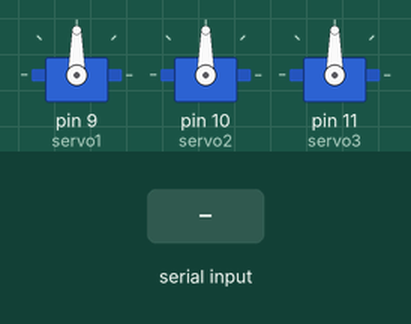
Recording of a sketch running on a simulated Arduino Uno, built with avr-gcc and run on an emulated ATmega328P. On the bench: 3 × servo. Inputs (shaded band) come from the test bench.

Above: at 1.2 s.
1.3 s: "90,45,200\n" received over Serial
At 1.7 s:
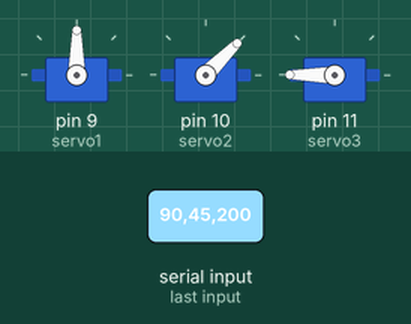
2.8 s: "30,150,10\n" received over Serial
At 4.0 s:
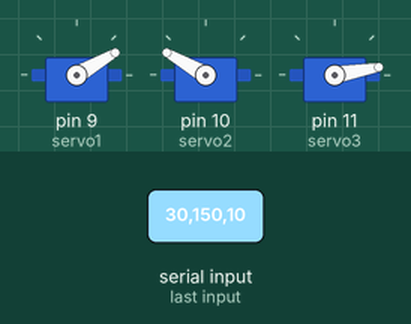
4.3 s: "90,45\n" received over Serial
At 5.0 s:
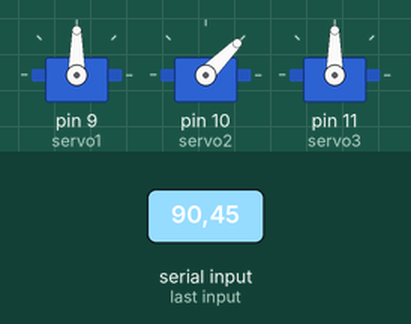
5.8 s: "30,150\n" received over Serial
At 6.2 s:
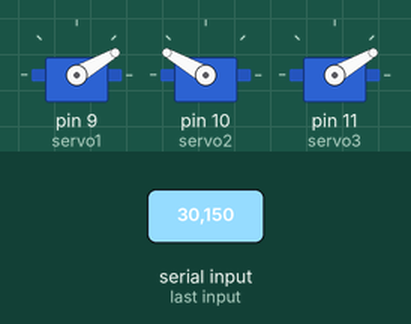
7.3 s: "5\n" received over Serial
At 8.4 s:
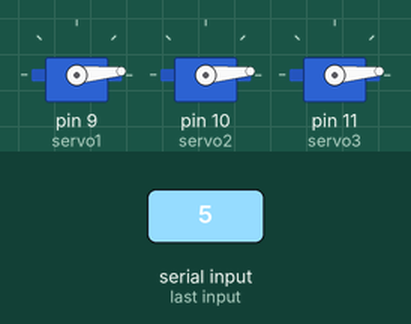
8.8 s: "200\n" received over Serial
At 9.6 s:
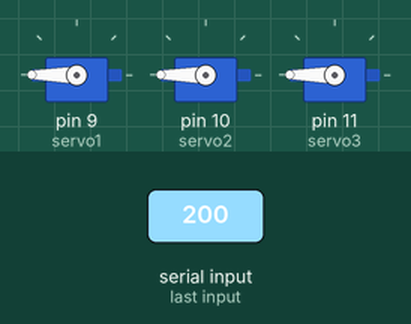
Timing chart, 0 to 11.3 s (numbered marks = the images above; inputs shaded):
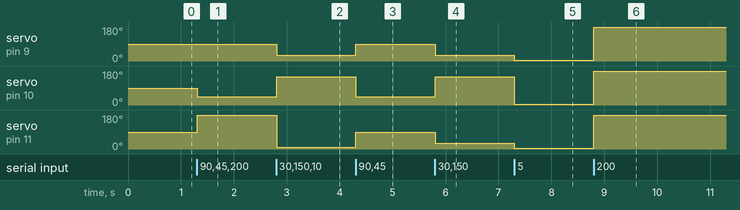

Measured:
- after the input at 1.3 s, servo on pin 10 (servo2): 90° → 45° at once; servo on pin 11 (servo3): 90° → 180° at once
- after the input at 2.8 s, servo on pin 9 (servo1): 90° → 30° at once; servo on pin 10 (servo2): 45° → 150° at once; servo on pin 11 (servo3): 180° → 10° at once
- after the input at 4.3 s, servo on pin 9 (servo1): 30° → 90° at once; servo on pin 10 (servo2): 150° → 45° at once; servo on pin 11 (servo3): 10° → 90° at once
- after the input at 5.8 s, servo on pin 9 (servo1), servo on pin 11 (servo3): 90° → 30° at once; servo on pin 10 (servo2): 45° → 150° at once
- after the input at 7.3 s, servo on pin 9 (servo1), servo on pin 11 (servo3): 30° → 5° at once; servo on pin 10 (servo2): 150° → 5° at once
- after the input at 8.8 s, servo on pin 9 (servo1), servo on pin 10 (servo2), servo on pin 11 (servo3): 5° → 180° at once

The sketch:

PROYECTO_ROBOTICA.INO.ino
```cpp
#include <Servo.h>

Servo servo1;
Servo servo2;
Servo servo3;

void setup() {
  // Inicializar la comunicación serial a 9600 baudios
  Serial.begin(9600);

  // Conectar los servos a los pines digitales de Arduino
  servo1.attach(9);  // Conectar el primer servo al pin 9
  servo2.attach(10); // Conectar el segundo servo al pin 10
  servo3.attach(11); // Conectar el tercer servo al pin 11
}

void loop() {
  // Verificar si hay datos disponibles para leer
  if (Serial.available() > 0) {
    // Leer la cadena de caracteres enviada desde el otro dispositivo
    String data = Serial.readStringUntil('\n');

    // Separar la cadena de datos en los ángulos q1, q2, q3
    int commaIndex1 = data.indexOf(',');
    int commaIndex2 = data.indexOf(',', commaIndex1 + 1);

    String q1String = data.substring(0, commaIndex1);
    String q2String = data.substring(commaIndex1 + 1, commaIndex2);
    String q3String = data.substring(commaIndex2 + 1);

    // Convertir los ángulos de cadena a enteros
    int q1 = q1String.toInt();
    int q2 = q2String.toInt();
    int q3 = q3String.toInt();

    // Mover los servos a los ángulos especificados
    servo1.write(q1);
    servo2.write(q2);
    servo3.write(q3);
  }
}
```
